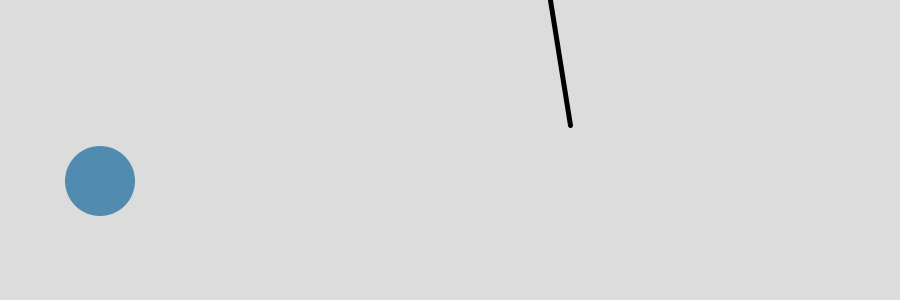
Frame 1 (no input)
Frame 60 (the mouse pressed at the canvas centre just before this capture): identical to frame 1, image omitted
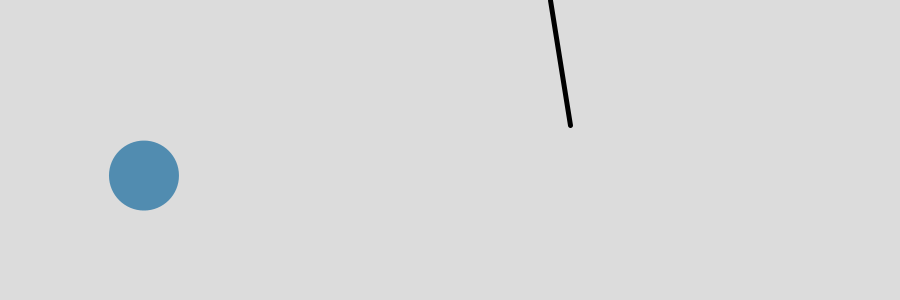
Frame 120 (the mouse held since frame 60 and released just before this capture)

The Processing sketch that drew these frames (run headless with seeded random() and noise(); from frame 60 on, the mouse is pressed at the canvas centre):

// Processing sketch: processing_72136
// ── processing_72136.pde

//kean ferin
//bouncing circle
//hw from 9-21


float circle_x = 100;
float circle_y = 181; //circle position
float circle_radius = 35; //how big. radius is half the diameter (width)
float circle_x_speed = random(-5, 5);
float circle_y_speed = random(-2, 5); //moving independently on both axis
Boolean move_circle = false; //used for starting and stopping the circle


void setup() {
  size(900, 300);
}

void draw() {


  background (220);
  if (mousePressed == true) { //if i press the mouse
    if (move_circle == true) { //if the circle is moving
      move_circle = false; //stop the circle from moving
    } 
    else { //else the circle isn't moving
      move_circle = true;//so move it
    };
  };
  if (move_circle == true) { //move the circle if move_circle is true
    circle_x = circle_x + circle_x_speed; //move on x axis
    circle_y = circle_y + circle_y_speed; //move on y axis
  };
  smooth();
  fill (#518CB0); //hexy blue
  noStroke();
  ellipse(circle_x, circle_y, circle_radius*2, circle_radius*2); 
  
  
  //barrier bounce
  stroke(0);
  strokeWeight(5);
  line(550,0,570,125);
//  if (circle_x + circle_radius //


  // X axis bounce
  if ( (circle_x + circle_radius > width) || (circle_x - circle_radius < 0) ) { //if circle is on the left or right edge accounting for the radius
    circle_x = 0; //let it go through the walls

    if (circle_x - circle_radius < 0) { //if off the left side
      circle_x = circle_radius; //move to left edge of screen + radius
    };
    if (circle_x + circle_radius > width) { //if off the right side
      circle_x = width-circle_radius; //move to right edge of screen - radius
    };
  };
  //
  //Y axis bounce
  if ( (circle_y + circle_radius > height) || (circle_y - circle_radius < 0) ) { //if circle is on the top or bottom edge accounting for the radius
    circle_y_speed = -circle_y_speed; //make the speed negative to move the opposite way

    if (circle_y - circle_radius < 0) { //if off the top of the screen
      circle_y = circle_radius; //move to top edge of screen + radius
    };
    if (circle_y + circle_radius > height) { //if off the bottom of the screen.
      circle_y = height-circle_radius;//move to bottom edge of screen
    };
  };
};
